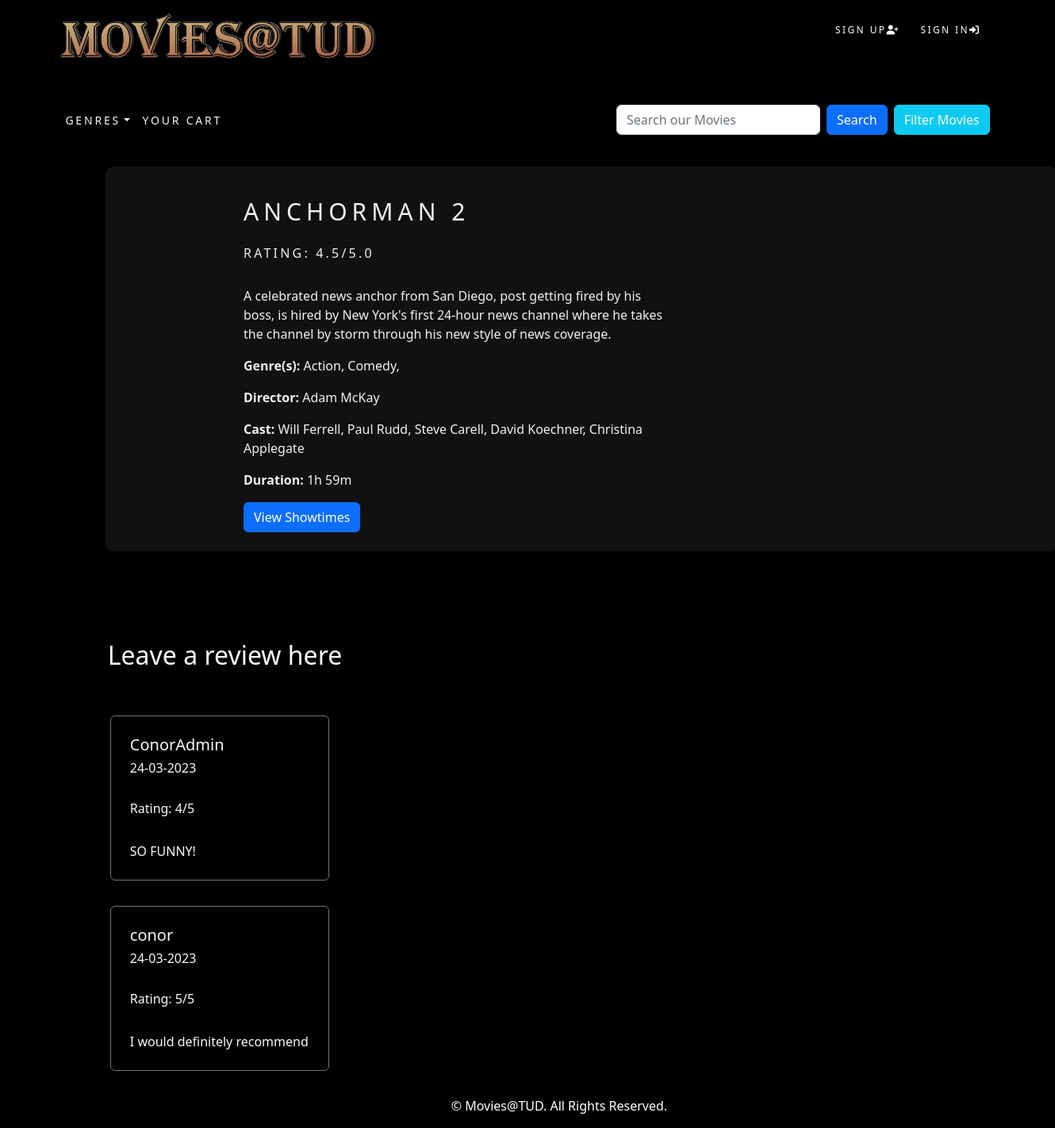
The page /movie/42904639-f4e0-4ee2-af1a-50c25d2cea24/ on the database its author committed.
### cinema/models.py (models this page shows, shortened)
class Product(models.Model):
    id = models.UUIDField(
        primary_key=True,
        default=uuid.uuid4,
        editable=False)
    name = models.CharField(max_length=250, unique=True)
    description = models.TextField(blank=True)
    category = models.ManyToManyField(Category)
    image = models.ImageField(upload_to = 'product_images', blank=True)
    available = models.BooleanField(default=True)
    created = models.DateTimeField(auto_now_add=True, blank=True, null=True)
    updated = models.DateTimeField(auto_now_add=True, blank=True, null=True)
    trailer = EmbedVideoField(blank=True)
    director = models.CharField(max_length=100, blank=True)
    cast = models.CharField(max_length=200, blank=True)
    length = models.CharField(max_length=100, blank=True)
    class Meta:
        ordering = ('name',)
        verbose_name = 'product'
        verbose_name_plural = 'products'
    def overall_rating(self):
        total_reviews = 0
        for review in self.reviews.all():
            total_reviews += review.rating
        if total_reviews > 0:
                return round(total_reviews / self.reviews.count(),1)
        return 0

class Reviews(models.Model):
    product = models.ForeignKey(Product, related_name='reviews', on_delete=models.CASCADE)
    rating = models.IntegerField(default=1)
    comment = models.TextField()
    created_by = models.ForeignKey(CustomUser, related_name='reviews', on_delete=models.CASCADE)
    time_created = models.DateTimeField(auto_now_add=True)

class Category(models.Model):
    id = models.UUIDField(
        primary_key=True,
        default=uuid.uuid4,
        editable=False)
    name = models.CharField(max_length=250, unique=True)
    class Meta:
        ordering = ('name',)
        verbose_name = 'category'
        verbose_name_plural = 'categories'
    def get_absolute_url(self):
        return reverse('cinema:products_by_category', args=[self.id])

### accounts/models.py (models this page shows)
class CustomUser(AbstractUser):
    age = models.PositiveIntegerField(null=True, blank=True)
    mobile = models.CharField(max_length=15, blank=True, null=True)

### cinema/views.py (the view, shortened to what this page needs)
# urls.py: path('movie/<uuid:product_id>/', views.product_detail, name='product_detail'),
def product_detail(request,  product_id):
    product = get_object_or_404(Product, id=product_id)
    return render(request, 'product.html', {'product':product})

### accounts/templatetags/auth_extras.py (called while the page is built)
@register.filter(name='has_group')
def has_group(user, group_name):
    group = Group.objects.get(name=group_name)
    return True if group in user.groups.all() else False

### cart/context_processors.py (called while the page is built)
def counter(request):
    item_count = 0
    if 'admin' in request.path:
        return {}
    else:
        try:
            cart = Cart.objects.filter(cart_id=_cart_id(request))
            cart_items = MovieCartItem.objects.all().filter(cart=cart[:1])
            for cart_item in cart_items:
                item_count += cart_item.numSeats
            cart_items = ExtraCartItem.objects.all().filter(cart=cart[:1])
            for cart_item in cart_items:
                item_count += cart_item.quantity
        except Cart.DoesNotExist:
            item_count = 0
    return {'item_count':item_count}

### cart/views.py (called while the page is built)
def _cart_id(request):
    cart = request.session.session_key
    if not cart:
        cart = request.session.create()
    return cart

### cinema/context_processors.py (called while the page is built)
def menu_links(request):
    links = Category.objects.all()
    return {'links':links}

### cinema/templates/movies/product.html (shortened to what this page needs)
{% extends "base.html" %}
{% load embed_video_tags %}
{% load static %}
{% load auth_extras %}
{% block content %}
<body>
    <section class="skewed">
        <div class="content">
            <p class="my_prod_title">{{product.name}}</p>
            {% if product.overall_rating > 0 %}
                <h5 class="my_title">Rating: {{ product.overall_rating }}/5.0</h5>
            {% endif %}
            <br>
            <p class="text-justify my_prod_text">{{product.description}}</p>
            <p><strong>Genre(s): </strong>{% for cat in product.category.all %} {{cat.name}}, {% endfor %}</p>
            <p><strong>Director: </strong>{{product.director}}</p>
            <p><strong>Cast: </strong>{{product.cast}}</p>
            <p><strong>Duration: </strong>{{product.length}}</p>
            <a class="btn btn-primary" href="{% url 'cinema:select_time' product.id %}">View Showtimes</a>
        </div>
    </section>
    <section class="comment-section">
        <div class="container-sm bg-transparent rounded p-2 text-light mt-3 w-25 text-left ms-5">
            <br><br><br>
            <h2>Leave a review here</h2>
        </div>
        <div class="comments ms-5 container-fluid mt-4">
            <div class="row w-25">
                {% for reviews in product.reviews.all %}
                <div class="m-3 rounded p-4 col bg-transparent border border-secondary text-light">
                    <h5>{{reviews.created_by}}</h5>
                    <h6>{{ reviews.time_created|date:"d-m-Y" }} &nbsp; &nbsp; &nbsp;</h6>
                    <br>
                    <h6>Rating: {{ reviews.rating }}/5</h6>
                    <br>
                    {{ reviews.comment }}
                </div>
                {% endfor %}
            </div>
        </div>
        {% endblock %}

### static/css/custom.css (style rules this page uses)
.my_title { font-size: 16px; text-transform: uppercase; letter-spacing: .2em; }
.my_prod_title { font-size: 30px; text-transform: uppercase; letter-spacing: .2em; padding-top: 10px; padding-bottom: 5px; }
.my_prod_text { padding-right: 20px; }

### cinema/templates/base.html (style rules this page uses)
body { background-color: black; color: white; }

### cinema/templates/movies/product.html (style rules this page uses)
.skewed { width: 75em; color: #f1f1f1; display: flex; background: #111; margin: 2em 10%; box-shadow: 0 0 15px rgba(0, 0, 0, 1); border-radius: 10px; justify-content: space-around; }
.content { padding: 1.5em; width: 50%; display: flex; justify-content: space-evenly; align-items: flex-start; flex-direction: column; }
.comment-section { margin-left: 6%; }
.comments { padding-left: 7px; background: transparent; }

### rows shown on the page
Product: name "ANCHORMAN 2", overall_rating "4.5", description "A celebrated news anchor from San Diego, post getting fired by his boss, is hired by New York's first 24-hour news channel where he takes the channel by storm through his new style of news coverage.", director "Adam McKay", cast "Will Ferrell, Paul Rudd, Steve Carell, David Koechner, Christina Applegate", length "1h 59m"
Category: name "Action"
Category: name "Comedy"
Reviews: created_by "ConorAdmin", time_created "24-03-2023", rating "4", comment "SO FUNNY!"
Reviews: created_by "conor", time_created "24-03-2023", rating "5", comment "I would definitely recommend"
